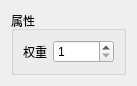
<?xml version="1.0" encoding="UTF-8"?>
<ui version="4.0">
 <class>Form</class>
 <widget class="QWidget" name="Form">
  <property name="geometry">
   <rect>
    <x>0</x>
    <y>0</y>
    <width>126</width>
    <height>70</height>
   </rect>
  </property>
  <property name="windowTitle">
   <string>Form</string>
  </property>
  <layout class="QGridLayout" name="gridLayout">
   <item row="0" column="0">
    <widget class="QGroupBox" name="groupBoxProperty">
     <property name="title">
      <string>属性</string>
     </property>
     <layout class="QFormLayout" name="formLayout">
      <item row="0" column="0">
       <widget class="QLabel" name="labelWeight">
        <property name="text">
         <string>权重</string>
        </property>
       </widget>
      </item>
      <item row="0" column="1">
       <widget class="QSpinBox" name="spinBoxWeight">
        <property name="minimum">
         <number>1</number>
        </property>
        <property name="maximum">
         <number>10000</number>
        </property>
       </widget>
      </item>
     </layout>
    </widget>
   </item>
  </layout>
 </widget>
 <resources/>
 <connections/>
</ui>
